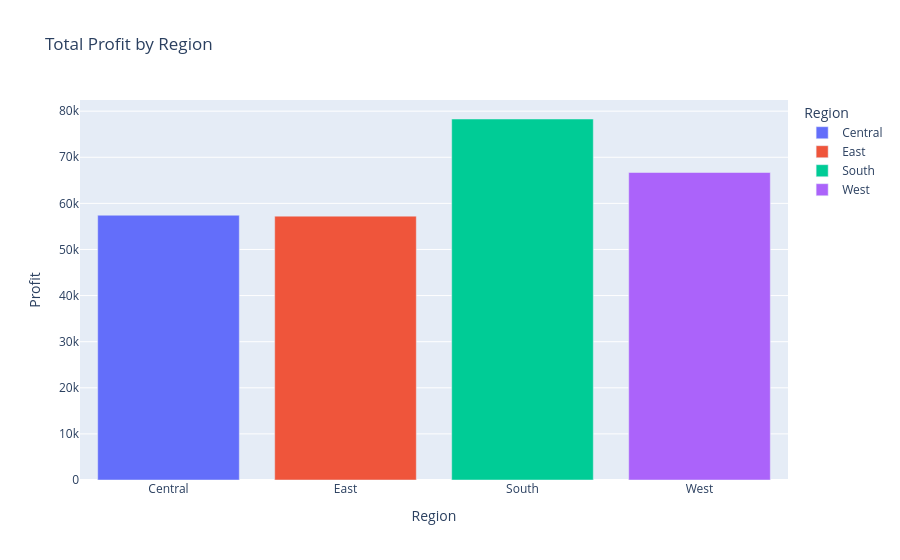

This figure's notebook cell:
### Markdown cell above
This interactive bar chart displays total profit generated by each region. The visualization allows users to explore region-wise profit performance through interactive features such as hover information and zoom controls.

### Code cell
region_profit = df.groupby('Region')['Profit'].sum().reset_index()

bar_fig = px.bar(
    region_profit,
    x='Region',
    y='Profit',
    color='Region',
    title='Total Profit by Region'
)

bar_fig.show()

### Figure 1 — Plotly figure (JSON) as saved in the notebook; plotly's stock layout.template omitted (floating-point values rounded to 4 significant figures)
{"data": [{"alignmentgroup": "True", "hovertemplate": "Region=%{x}<br>Profit=%{y}<extra></extra>", "legendgroup": "Central", "marker": {"color": "#636efa", "pattern": {"shape": ""}}, "name": "Central", "offsetgroup": "Central", "orientation": "v", "showlegend": true, "textposition": "auto", "type": "bar", "x": ["Central"], "xaxis": "x", "y": [57430.0], "yaxis": "y"}, {"alignmentgroup": "True", "hovertemplate": "Region=%{x}<br>Profit=%{y}<extra></extra>", "legendgroup": "East", "marker": {"color": "#EF553B", "pattern": {"shape": ""}}, "name": "East", "offsetgroup": "East", "orientation": "v", "showlegend": true, "textposition": "auto", "type": "bar", "x": ["East"], "xaxis": "x", "y": [57230.0], "yaxis": "y"}, {"alignmentgroup": "True", "hovertemplate": "Region=%{x}<br>Profit=%{y}<extra></extra>", "legendgroup": "South", "marker": {"color": "#00cc96", "pattern": {"shape": ""}}, "name": "South", "offsetgroup": "South", "orientation": "v", "showlegend": true, "textposition": "auto", "type": "bar", "x": ["South"], "xaxis": "x", "y": [78300.0], "yaxis": "y"}, {"alignmentgroup": "True", "hovertemplate": "Region=%{x}<br>Profit=%{y}<extra></extra>", "legendgroup": "West", "marker": {"color": "#ab63fa", "pattern": {"shape": ""}}, "name": "West", "offsetgroup": "West", "orientation": "v", "showlegend": true, "textposition": "auto", "type": "bar", "x": ["West"], "xaxis": "x", "y": [66690.0], "yaxis": "y"}], "layout": {"barmode": "relative", "legend": {"title": {"text": "Region"}, "tracegroupgap": 0}, "title": {"text": "Total Profit by Region"}, "xaxis": {"anchor": "y", "categoryarray": ["Central", "East", "South", "West"], "categoryorder": "array", "domain": [0, 1], "title": {"text": "Region"}}, "yaxis": {"anchor": "x", "domain": [0, 1], "title": {"text": "Profit"}}}}
